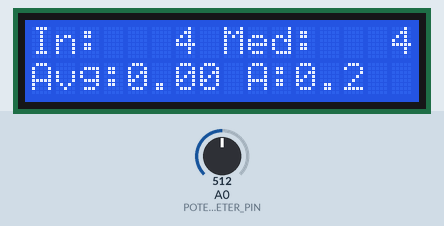
Simulated run of this program. Board: Arduino Mega 2560, built with avr-gcc and run on an emulated ATmega2560. Parts: 16×2 character LCD. The inputs (shaded band) are chosen by the test bench; at power-on: A0 (POTENTIOMETER_PIN) = 512. What the program prints to the serial monitor is not drawn.

Above: at 0.9 s.
1.0 s: A0 (POTENTIOMETER_PIN) set to 716
At 1.6 s:
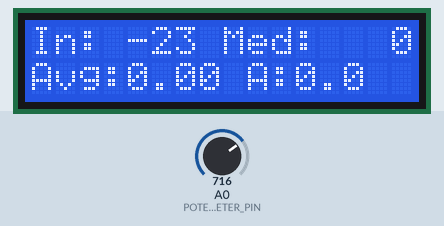
2.6 s: A0 (POTENTIOMETER_PIN) set to 511
At 3.5 s:
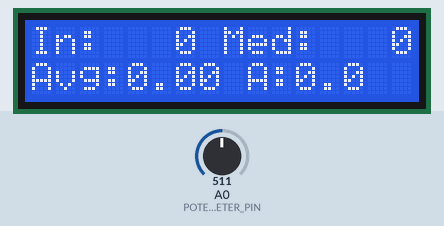
4.6 s: A0 (POTENTIOMETER_PIN) set to 306
At 5.6 s:
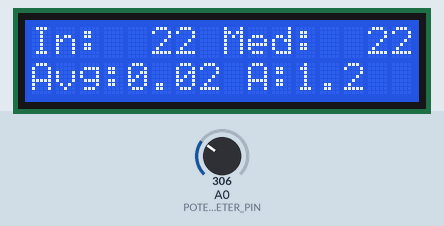
Timing chart, 0 to 7.6 s (numbered marks = the images above; inputs shaded):
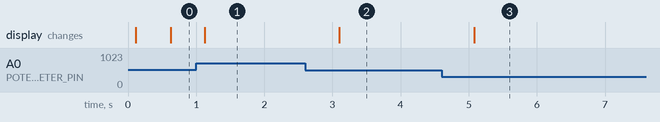

Measured:
- after the input at 1.0 s, the display: changes after 0.12 s (image 1)
- after the input at 2.6 s, the display: changes after 0.50 s (image 2)
- after the input at 4.6 s, the display: changes after 0.48 s (image 3)

The program:

main.cpp
```cpp
#include <Arduino.h>
#include "app/application.h"

void setup() {
    application_init();
}

void loop() {
    application_execute();
}
```

application.cpp
```cpp
#include <Arduino.h>
#include <Arduino_FreeRTOS.h>
#include <queue.h>
#include <LiquidCrystal.h>
#include <stdio.h>
#include <string.h>

#include "application.h"
#include "../ed_potentiometer/ed_potentiometer.h"
#include "../lib_cond/lib_cond.h"
#include "../srv_stdio_serial/srv_stdio_serial.h"

static LiquidCrystal lcd(7, 6, 5, 4, 3, 2);

static constexpr float REFERENCE_VOLTAGE = 5.0f;
static constexpr float MAX_ANGLE = 270.0f;

static constexpr TickType_t ACQUISITION_PERIOD =
    pdMS_TO_TICKS(20);

static constexpr TickType_t PROCESSING_PERIOD =
    pdMS_TO_TICKS(20);

static constexpr TickType_t REPORT_PERIOD =
    pdMS_TO_TICKS(500);

static QueueHandle_t raw_queue = nullptr;

static Median5 median_filter;
static WeightedAvg4 average_filter;

struct Measurement {
    int raw;
    int millivolts;
    float median_voltage;
    float average_voltage;
    float angle;
};

static volatile int current_raw = 0;
static volatile int current_millivolts = 0;
static volatile float current_median = 0.0f;
static volatile float current_average = 0.0f;
static volatile float current_angle = 0.0f;

static Measurement get_measurement() {
    Measurement m;

    taskENTER_CRITICAL();

    m.raw = current_raw;
    m.millivolts = current_millivolts;
    m.median_voltage = current_median;
    m.average_voltage = current_average;
    m.angle = current_angle;

    taskEXIT_CRITICAL();

    return m;
}

static void report_serial(const Measurement& m) {
    int median_mV =
        static_cast<int>(m.median_voltage * 1000.0f + 0.5f);

    int average_mV =
        static_cast<int>(m.average_voltage * 1000.0f + 0.5f);

    int angle_tenths =
        static_cast<int>(m.angle * 10.0f + 0.5f);

    printf(
        "RAW=%d | Input=%d mV | "
        "Median=%d mV | Average=%d.%03d V | "
        "Angle=%d.%d deg\r\n",
        m.raw,
        m.millivolts,
        median_mV,
        average_mV / 1000,
        average_mV % 1000,
        angle_tenths / 10,
        angle_tenths % 10
    );
}

static void report_lcd(const Measurement& m) {
    char line1[17];
    char line2[17];

    int median_mV =
        static_cast<int>(m.median_voltage * 1000.0f + 0.5f);

    int average_mV =
        static_cast<int>(m.average_voltage * 1000.0f + 0.5f);

    int angle_tenths =
        static_cast<int>(m.angle * 10.0f + 0.5f);

    snprintf(
        line1,
        sizeof(line1),
        "In:%4d Med:%4d",
        m.millivolts,
        median_mV
    );

    snprintf(
        line2,
        sizeof(line2),
        "Avg:%d.%02d A:%d.%d",
        average_mV / 1000,
        (average_mV % 1000) / 10,
        angle_tenths / 10,
        angle_tenths % 10
    );

    lcd.setCursor(0, 0);
    lcd.print(line1);

    for (int i = strlen(line1); i < 16; ++i) {
        lcd.print(' ');
    }

    lcd.setCursor(0, 1);
    lcd.print(line2);

    for (int i = strlen(line2); i < 16; ++i) {
        lcd.print(' ');
    }
}

static void task_acquisition(void*) {
    ed_potentiometer_setup();

    TickType_t last_wake = xTaskGetTickCount();

    for (;;) {
        ed_potentiometer_update();

        int raw = ed_potentiometer_get_raw();
        xQueueOverwrite(raw_queue, &raw);

        vTaskDelayUntil(&last_wake, ACQUISITION_PERIOD);
    }
}

static void task_processing(void*) {
    TickType_t last_wake = xTaskGetTickCount();

    for (;;) {
        int raw = 0;

        if (xQueueReceive(raw_queue, &raw, 0) == pdTRUE) {
            int millivolts = ed_potentiometer_get_voltage();

            float voltage = millivolts / 1000.0f;

            voltage = lib_cond_saturate(
                voltage, 0.0f, REFERENCE_VOLTAGE
            );

            float median = median_filter.push(voltage);
            float average = average_filter.push(median);

            median = lib_cond_saturate(
                median, 0.0f, REFERENCE_VOLTAGE
            );

            average = lib_cond_saturate(
                average, 0.0f, REFERENCE_VOLTAGE
            );

            float angle =
                average * MAX_ANGLE / REFERENCE_VOLTAGE;

            angle = lib_cond_saturate(
                angle, 0.0f, MAX_ANGLE
            );

            taskENTER_CRITICAL();

            current_raw = raw;
            current_millivolts = millivolts;
            current_median = median;
            current_average = average;
            current_angle = angle;

            taskEXIT_CRITICAL();
        }

        vTaskDelayUntil(&last_wake, PROCESSING_PERIOD);
    }
}

static void task_reporting(void*) {
    TickType_t last_wake = xTaskGetTickCount();

    for (;;) {
        if (median_filter.ready() && average_filter.ready()) {
            Measurement m = get_measurement();

            report_serial(m);
            report_lcd(m);
        }

        vTaskDelayUntil(&last_wake, REPORT_PERIOD);
    }
}

void application_init() {
    srv_stdio_serial_setup();

    lcd.begin(16, 2);
    lcd.clear();
    lcd.setCursor(0, 0);
    lcd.print("Signal Processing");
    lcd.setCursor(0, 1);
    lcd.print("System Starting...");

    printf("\r\n");
    printf("================================\r\n");
    printf(" Potentiometer Signal Processing\r\n");
    printf("================================\r\n");

    raw_queue = xQueueCreate(1, sizeof(int));

    if (raw_queue == nullptr) {
        printf("ERROR: Failed to create data queue\r\n");

        for (;;) {
        }
    }

    if (xTaskCreate(
            task_acquisition, "acquisition", 192,
            nullptr, 2, nullptr) != pdPASS ||
        xTaskCreate(
            task_processing, "processing", 256,
            nullptr, 2, nullptr) != pdPASS ||
        xTaskCreate(
            task_reporting, "reporting", 256,
            nullptr, 1, nullptr) != pdPASS) {

        printf("ERROR: Failed to create FreeRTOS tasks\r\n");

        for (;;) {
        }
    }

    lcd.clear();
    lcd.setCursor(0, 0);
    lcd.print("Signal Processing");
    lcd.setCursor(0, 1);
    lcd.print("System Ready");

    printf("System initialized successfully\r\n");
    printf("Signal processing started\r\n");
    printf("--------------------------------\r\n");

    vTaskStartScheduler();

    for (;;) {
    }
}

void application_execute() {
}
```

application.h
```cpp
#pragma once

void application_init();
void application_execute();
```

ed_potentiometer.cpp
```cpp
#include <Arduino.h>
#include "ed_potentiometer.h"

static constexpr int POTENTIOMETER_PIN = A0;
static constexpr int ADC_MAX_VALUE = 1023;
static constexpr int REFERENCE_MILLIVOLTS = 5000;

static int raw_value = 0;
static int voltage_millivolts = 0;

void ed_potentiometer_setup() {
    pinMode(POTENTIOMETER_PIN, INPUT);
}

void ed_potentiometer_update() {
    raw_value = analogRead(POTENTIOMETER_PIN);

    voltage_millivolts =
        (raw_value * REFERENCE_MILLIVOLTS + ADC_MAX_VALUE / 2)
        / ADC_MAX_VALUE;
}

int ed_potentiometer_get_raw() {
    return raw_value;
}

int ed_potentiometer_get_voltage() {
    return voltage_millivolts;
}
```

ed_potentiometer.h
```cpp
#pragma once

void ed_potentiometer_setup();
void ed_potentiometer_update();

int ed_potentiometer_get_raw();
int ed_potentiometer_get_voltage();
```

srv_stdio_serial.cpp
```cpp
#include <Arduino.h>
#include <stdio.h>

#include "srv_stdio_serial.h"

static int serial_putchar(char character, FILE*) {
    Serial.write(static_cast<uint8_t>(character));
    return 0;
}

static int serial_getchar(FILE*) {
    while (!Serial.available()) {
    }

    return Serial.read();
}

static FILE serial_stream;

void srv_stdio_serial_setup() {
    Serial.begin(9600);

    fdev_setup_stream(
        &serial_stream,
        serial_putchar,
        serial_getchar,
        _FDEV_SETUP_RW
    );

    stdout = &serial_stream;
    stdin = &serial_stream;
}
```

srv_stdio_serial.h
```cpp
#pragma once

void srv_stdio_serial_setup();
```

lib_cond.cpp
```cpp
#include "lib_cond.h"

float lib_cond_saturate(
    float value,
    float minimum,
    float maximum
) {
    if (value < minimum) {
        return minimum;
    }

    if (value > maximum) {
        return maximum;
    }

    return value;
}

Median5::Median5()
    : buffer{0, 0, 0, 0, 0},
      next_index(0),
      sample_count(0) {
}

float Median5::push(float value) {
    buffer[next_index] = value;
    next_index = (next_index + 1) % 5;

    if (sample_count < 5) {
        ++sample_count;
    }

    float sorted[5];

    for (unsigned char i = 0; i < sample_count; ++i) {
        sorted[i] = buffer[i];
    }

    for (unsigned char i = 0; i < sample_count; ++i) {
        for (unsigned char j = i + 1; j < sample_count; ++j) {
            if (sorted[j] < sorted[i]) {
                float temporary = sorted[i];
                sorted[i] = sorted[j];
                sorted[j] = temporary;
            }
        }
    }

    return sorted[sample_count / 2];
}

bool Median5::ready() const {
    return sample_count >= 5;
}

WeightedAvg4::WeightedAvg4()
    : buffer{0, 0, 0, 0},
      weights{50.0f, 25.0f, 15.0f, 10.0f},
      next_index(0),
      sample_count(0) {
}

float WeightedAvg4::push(float value) {
    buffer[next_index] = value;
    next_index = (next_index + 1) % 4;

    if (sample_count < 4) {
        ++sample_count;
    }

    float weighted_sum = 0.0f;
    float total_weight = 0.0f;

    for (unsigned char i = 0; i < sample_count; ++i) {
        int index =
            (static_cast<int>(next_index) - 1 - i + 4) % 4;

        weighted_sum += buffer[index] * weights[i];
        total_weight += weights[i];
    }

    if (total_weight == 0.0f) {
        return value;
    }

    return weighted_sum / total_weight;
}

bool WeightedAvg4::ready() const {
    return sample_count >= 4;
}
```

lib_cond.h
```cpp
#pragma once

class Median5 {
public:
    Median5();

    float push(float value);
    bool ready() const;

private:
    float buffer[5];
    unsigned char next_index;
    unsigned char sample_count;
};

class WeightedAvg4 {
public:
    WeightedAvg4();

    float push(float value);
    bool ready() const;

private:
    float buffer[4];
    float weights[4];
    unsigned char next_index;
    unsigned char sample_count;
};

float lib_cond_saturate(
    float value,
    float minimum,
    float maximum
);
```
